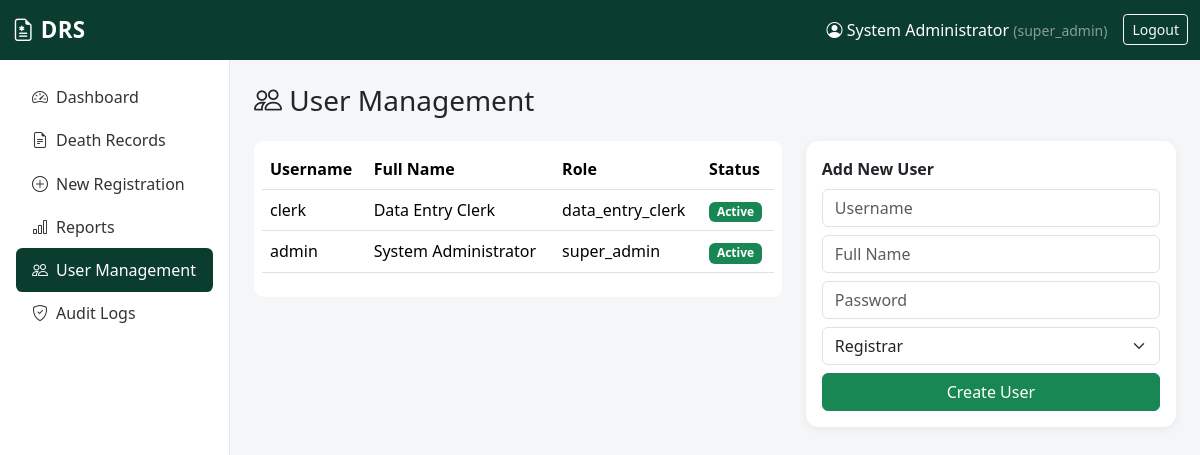
The app's page /?page=users (signed in) with its own data.
### tables this page shows
CREATE TABLE users (
                id INTEGER PRIMARY KEY AUTOINCREMENT,
                username TEXT UNIQUE NOT NULL,
                password_hash TEXT NOT NULL,
                full_name TEXT NOT NULL,
                role TEXT NOT NULL CHECK(role IN
                    ('super_admin','registrar','hospital_officer','data_entry_clerk','auditor')),
                is_active INTEGER NOT NULL DEFAULT 1,
                failed_attempts INTEGER NOT NULL DEFAULT 0,
                locked_until TEXT NULL,
                created_at TEXT NOT NULL DEFAULT (datetime('now'))
            );

### index.php (called while the page is built, shortened)
<?php
spl_autoload_register(function ($class) {
    $dirs = ['Config', 'Core', 'Models', 'Controllers', 'Views'];
    foreach ($dirs as $dir) {
        $file = __DIR__ . "/src/$dir/$class.php";
        if (file_exists($file)) {
            return;
        }
    }
});
try {
    Router::dispatch();
} catch (Throwable $e) {
    error_log($e->getMessage());
    http_response_code(500);
    echo '<h3 style="font-family:sans-serif;color:#b00;">Something went wrong.</h3>'
        . '<p style="font-family:sans-serif;">Please try again, or check the server error log for details.</p>';
}

### src/Config/Database.php (called while the page is built, shortened)
<?php
final class Database
{
    private static ?Database $instance = null;
    private PDO $pdo;
    private function __construct()
    {
        $dbFile = __DIR__ . DIRECTORY_SEPARATOR . 'death_registration.sqlite';
        $this->pdo = new PDO('sqlite:' . $dbFile);
        $this->pdo->setAttribute(PDO::ATTR_ERRMODE, PDO::ERRMODE_EXCEPTION);
        $this->pdo->setAttribute(PDO::ATTR_DEFAULT_FETCH_MODE, PDO::FETCH_ASSOC);
        $this->pdo->exec('PRAGMA foreign_keys = ON;');
    }
    public static function getInstance(): Database
    {
        if (self::$instance === null) {
            self::$instance = new self();
        }
        return self::$instance;
    }
    public function pdo(): PDO
    {
        return $this->pdo;
    }
}

### src/Models/BaseModel.php (called while the page is built, shortened)
<?php
abstract class BaseModel
{
    public function __construct()
    {
        $this->pdo = Database::getInstance()->pdo();
    }
}

### src/Models/UserModel.php (called while the page is built, shortened)
<?php
final class UserModel extends BaseModel implements Crudable
{
    public function all(array $filters = [], int $page = 1, int $perPage = 20): array
    {
        $offset = ($page - 1) * $perPage;
        $stmt = $this->pdo->prepare("SELECT * FROM users ORDER BY id DESC LIMIT ? OFFSET ?");
        $stmt->bindValue(1, $perPage, PDO::PARAM_INT);
        $stmt->bindValue(2, $offset, PDO::PARAM_INT);
        $stmt->execute();
        return $stmt->fetchAll();
    }
}

### src/Core/Auth.php (called while the page is built, shortened)
<?php
final class Auth
{
    private static array $rolePermissions = [
        'super_admin'      => ['*'],
        'registrar'        => ['deaths.view', 'deaths.create', 'deaths.edit', 'deaths.approve', 'reports.view'],
        'hospital_officer' => ['deaths.view', 'deaths.create', 'reports.view'],
        'data_entry_clerk' => ['deaths.view', 'deaths.create', 'deaths.edit'],
        'auditor'          => ['deaths.view', 'reports.view', 'audit.view'],
    ];
    public static function user(): ?array
    {
        return $_SESSION['user'] ?? null;
    }
    public static function can(string $permission): bool
    {
        $user = self::user();
        $perms = self::$rolePermissions[$user['role']] ?? [];
        return in_array('*', $perms, true) || in_array($permission, $perms, true);
    }
}

### src/Controllers/UserController.php (the view, shortened to what this page needs)
<?php
final class UserController
{
    public static function index(): string
    {
        $model = new UserModel();
        $users = $model->all();
        $rows = '';
        foreach ($users as $u) {
            $statusBadge = $u['is_active'] ? '<span class="badge bg-success">Active</span>' : '<span class="badge bg-secondary">Inactive</span>';
            $rows .= '<tr><td>' . htmlspecialchars($u['username']) . '</td><td>' . htmlspecialchars($u['full_name']) . '</td>'
                . '<td>' . htmlspecialchars($u['role']) . '</td><td>' . $statusBadge . '</td></tr>';
        }
        $csrf = Csrf::field();
        $content = <<<HTML
<div class="d-flex justify-content-between align-items-center mb-3">
  <h3><i class="bi bi-people"></i> User Management</h3>
</div>
<div class="row">
  <div class="col-md-7">
    <div class="table-responsive p-2">
      <table class="table table-hover">
        <thead><tr><th>Username</th><th>Full Name</th><th>Role</th><th>Status</th></tr></thead>
        <tbody>{$rows}</tbody>
      </table>
    </div>
  </div>
  <div class="col-md-5">
    <div class="card card-stat p-3">
      <div class="fw-semibold mb-2">Add New User</div>
      <form method="post" action="?page=users_store">
        {$csrf}
        <div class="mb-2"><input class="form-control" name="username" placeholder="Username" required></div>
        <div class="mb-2"><input class="form-control" name="full_name" placeholder="Full Name" required></div>
        <div class="mb-2"><input class="form-control" type="password" name="password" placeholder="Password" required minlength="8"></div>
        <div class="mb-2">
          <select class="form-select" name="role" required>
            <option value="registrar">Registrar</option>
            <option value="hospital_officer">Hospital Officer</option>
            <option value="data_entry_clerk">Data Entry Clerk</option>
            <option value="auditor">Auditor</option>
            <option value="super_admin">Super Administrator</option>
          </select>
        </div>
        <button class="btn btn-success w-100">Create User</button>
      </form>
    </div>
  </div>
</div>
HTML;
        return Layout::render('User Management', $content);
    }
}

### src/Views/Layout.php (shortened to what this page needs)
<?php
final class Layout
{
    public static function render(string $title, string $content, bool $withChrome = true): string
    {
        $user = Auth::user();
        ?>
<!DOCTYPE html>
<html lang="en">
<head>
<link href="https://cdn.jsdelivr.net/npm/bootstrap@5.3.3/dist/css/bootstrap.min.css" rel="stylesheet">
<link rel="stylesheet" href="https://cdn.jsdelivr.net/npm/bootstrap-icons@1.11.3/font/bootstrap-icons.css">
</head>
<body>
<?php if ($withChrome && $user): ?>
<nav class="navbar navbar-expand-lg navbar-dark navbar-custom no-print">
  <div class="container-fluid">
    <a class="navbar-brand brand-mark" href="?page=dashboard"><i class="bi bi-file-earmark-medical"></i> DRS</a>
    <div class="d-flex align-items-center text-white ms-auto">
      <span class="me-3"><i class="bi bi-person-circle"></i> <?= htmlspecialchars($user['full_name']) ?>
        <small class="text-white-50">(<?= htmlspecialchars($user['role']) ?>)</small></span>
      <form method="post" action="?page=logout" class="m-0">
        <button class="btn btn-sm btn-outline-light">Logout</button>
      </form>
    </div>
  </div>
</nav>
<div class="d-flex">
  <div class="sidebar p-3 no-print" style="width:230px;">
    <?= self::navLink('dashboard', 'bi-speedometer2', 'Dashboard') ?>
    <?= self::navLink('deaths', 'bi-file-earmark-text', 'Death Records') ?>
    <?php if (Auth::can('deaths.create')): ?>
      <?= self::navLink('deaths_create', 'bi-plus-circle', 'New Registration') ?>
    <?php endif; ?>
    <?php if (Auth::can('reports.view')): ?>
      <?= self::navLink('reports', 'bi-bar-chart', 'Reports') ?>
    <?php endif; ?>
    <?php if (Auth::can('*')): ?>
      <?= self::navLink('users', 'bi-people', 'User Management') ?>
    <?php endif; ?>
    <?php if (Auth::can('audit.view') || Auth::can('*')): ?>
      <?= self::navLink('audit', 'bi-shield-check', 'Audit Logs') ?>
    <?php endif; ?>
  </div>
  <div class="flex-fill p-4">
<?php endif; ?>
    <?= $content ?>
<?php if ($withChrome && $user): ?>
  </div>
</div>
<?php endif; ?>
</body>
</html>
        <?php
        return ob_get_clean();
    }
    private static function navLink(string $page, string $icon, string $label): string
    {
        $active = ($_GET['page'] ?? 'dashboard') === $page ? 'active' : '';
        return '<a class="' . $active . '" href="?page=' . $page . '"><i class="bi ' . $icon . ' me-2"></i>' . $label . '</a>';
    }
}

### src/Views/Layout.php (style rules this page uses)
:root { --brand:#0b3d2e; --brand-light:#146c43; }
body { background:#f4f6f8; font-family:'Segoe UI',Roboto,Arial,sans-serif; }
.navbar-brand { font-weight:600; letter-spacing:.3px; }
.sidebar { min-height: calc(100vh - 56px); background:#fff; border-right:1px solid #e3e6ea; }
.sidebar a { color:#333; text-decoration:none; display:block; padding:.6rem 1rem; border-radius:.4rem; }
.sidebar a.active, .sidebar a:hover { background:var(--brand); color:#fff; }
.navbar-custom { background: var(--brand) !important; }
.card-stat { border:none; border-radius:.8rem; box-shadow:0 2px 10px rgba(0,0,0,.06); }
.table-responsive { background:#fff; border-radius:.6rem; }
.brand-mark { font-size:1.4rem; }

### records on screen
users: full_name "System Administrator", role "super_admin", username "admin", is_active "Active"
users: username "clerk", full_name "Data Entry Clerk", role "data_entry_clerk", is_active "Active"

### other values on screen
$label "Dashboard Death Records New Registration Reports User Management Audit Logs"
